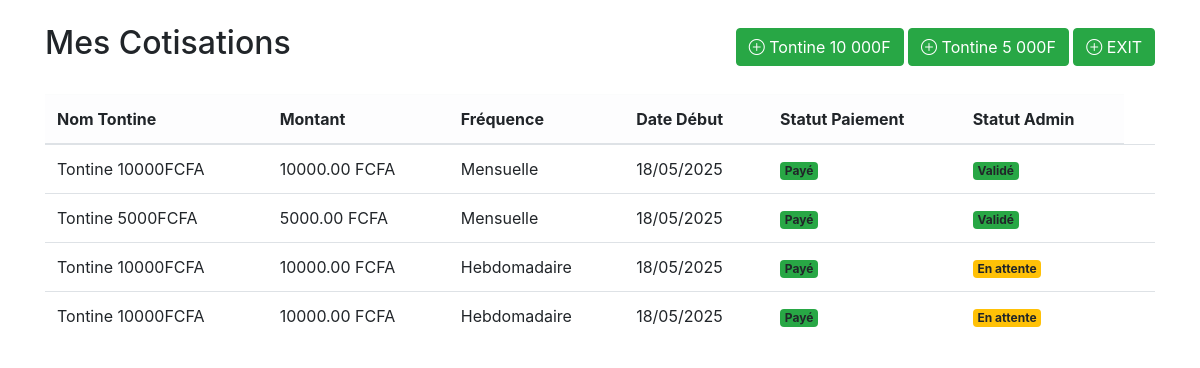
/cotisations/ (signed in), run on the app's committed database.
### application/models.py (models this page shows, shortened)
class Cotisation(models.Model):
    FREQUENCES = [
        ('H', 'Hebdomadaire'),
        ('M', 'Mensuelle'),
        ('T', 'Trimestrielle'),
        ('A', 'Annuelle')
    ]
    STATUTS = [
        ('ATT', 'En attente'),
        ('VAL', 'Validé'),
        ('REF', 'Refusé')
    ]
    membre = models.ForeignKey(User, on_delete=models.CASCADE)
    nom_tontine = models.CharField(max_length=100, default='')
    montant = models.DecimalField(max_digits=10, decimal_places=2)
    frequence = models.CharField(max_length=1, choices=FREQUENCES)
    date_debut = models.DateField(default=timezone.now)
    est_active = models.BooleanField(default=True)
    date_paiement = models.DateTimeField(null=True, blank=True)
    methode_paiement = models.CharField(max_length=10, blank=True, null=True)
    statut = models.CharField(max_length=3, choices=STATUTS, default='ATT')

### application/views.py (the view)
# urls.py: path('cotisations/', views.liste_cotisations, name='liste_cotisations'),
@login_required
def liste_cotisations(request):
    cotisations = Cotisation.objects.filter(membre=request.user)
    return render(request, 'cotisations/liste.html', {'cotisations': cotisations})

### application/templates/cotisations/liste.html (shortened to what this page needs)
{% extends 'base.html' %}
{% block content %}
<div class="container mt-4">
    <div class="d-flex justify-content-between align-items-center mb-4">
        <h2>Mes Cotisations</h2>
        <div>
            <a href="{% url 'application:creer_cotisation_montant' montant=10000 %}" class="btn btn-success">
                <i class="bi bi-plus-circle"></i> Tontine 10 000F
            </a>
            <a href="{% url 'application:creer_cotisation_montant' montant=5000 %}" class="btn btn-success">
                <i class="bi bi-plus-circle"></i> Tontine 5 000F
            </a>
                        <a href="{% url 'acceuil' %}" class="btn btn-success">
                <i class="bi bi-plus-circle"></i> EXIT
            </a>
        </div>
    </div>
    <div class="table-responsive">
        <table class="table table-hover">
            <thead class="table-light">
                <tr>
                    <th>Nom Tontine</th>
                    <th>Montant</th>
                    <th>Fréquence</th>
                    <th>Date Début</th>
                    <th>Statut Paiement</th>
                    <th>Statut Admin</th>
                </tr>
            </thead>
            <tbody>
                {% for cotisation in cotisations %}
                <tr>
                    <td>{{ cotisation.nom_tontine }}</td>
                    <td>{{ cotisation.montant }} FCFA</td>
                    <td>{{ cotisation.get_frequence_display }}</td>
                    <td>{{ cotisation.date_debut|date:"d/m/Y" }}</td>
                    <td>
                        {% if cotisation.est_active %}
                            <span class="badge bg-success">Payé</span>
                        {% else %}
                            <span class="badge bg-warning">En attente</span>
                        {% endif %}
                    </td>
                    <td>
                        <span class="badge
                            {% if cotisation.statut == 'VAL' %}bg-success
                            {% elif cotisation.statut == 'REF' %}bg-danger
                            {% else %}bg-warning{% endif %}">
                            {{ cotisation.get_statut_display }}
                        </span>
                    </td>
                    <td>
                    </td>
                </tr>
                {% empty %}
                <tr>
                    <td colspan="7" class="text-center text-muted">
                        Aucune cotisation enregistrée
                    </td>
                </tr>
                {% endfor %}
            </tbody>
        </table>
    </div>
</div>
{% endblock %}

### application/templates/base.html (style rules this page uses)
body { margin: 0; padding: 0; background-image: url('https://previews.123rf.com/images/pongmoji/pongmoji1502/pongmoji150200021/36435872-fond-d-%C3%A9cran-int%C3%A9rieur-blanc-la-couleur-de-fond-texture.jpg'); background-size: cover; background-repeat: no-repeat; background-position: center; height: 100vh; }

### data on the page
Cotisation: nom_tontine "Tontine 10000FCFA", montant "10000.00", frequence "Mensuelle", date_debut "18/05/2025", est_active "Payé", statut "Validé"
Cotisation: nom_tontine "Tontine 5000FCFA", montant "5000.00", frequence "Mensuelle", date_debut "18/05/2025", est_active "Payé", statut "Validé"
Cotisation: nom_tontine "Tontine 10000FCFA", montant "10000.00", frequence "Hebdomadaire", date_debut "18/05/2025", est_active "Payé", statut "En attente"
Cotisation: nom_tontine "Tontine 10000FCFA", montant "10000.00", frequence "Hebdomadaire", date_debut "18/05/2025", est_active "Payé", statut "En attente"
